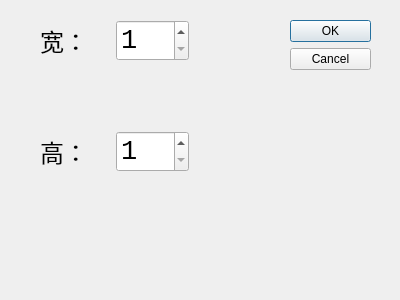
<?xml version="1.0" encoding="UTF-8"?>
<ui version="4.0">
 <class>BasicSetDialog</class>
 <widget class="QDialog" name="BasicSetDialog">
  <property name="windowModality">
   <enum>Qt::ApplicationModal</enum>
  </property>
  <property name="geometry">
   <rect>
    <x>0</x>
    <y>0</y>
    <width>400</width>
    <height>300</height>
   </rect>
  </property>
  <property name="windowTitle">
   <string>设置基本参数</string>
  </property>
  <widget class="QDialogButtonBox" name="buttonBox">
   <property name="geometry">
    <rect>
     <x>290</x>
     <y>20</y>
     <width>81</width>
     <height>241</height>
    </rect>
   </property>
   <property name="orientation">
    <enum>Qt::Vertical</enum>
   </property>
   <property name="standardButtons">
    <set>QDialogButtonBox::Cancel|QDialogButtonBox::Ok</set>
   </property>
  </widget>
  <widget class="QWidget" name="">
   <property name="geometry">
    <rect>
     <x>40</x>
     <y>20</y>
     <width>149</width>
     <height>152</height>
    </rect>
   </property>
   <layout class="QVBoxLayout" name="verticalLayout">
    <item>
     <layout class="QHBoxLayout" name="horizontalLayout_2">
      <item>
       <widget class="QLabel" name="label">
        <property name="font">
         <font>
          <family>微软雅黑 Light</family>
          <pointsize>18</pointsize>
         </font>
        </property>
        <property name="text">
         <string>宽：</string>
        </property>
       </widget>
      </item>
      <item>
       <widget class="QSpinBox" name="w_input">
        <property name="font">
         <font>
          <family>Consolas</family>
          <pointsize>20</pointsize>
         </font>
        </property>
        <property name="minimum">
         <number>1</number>
        </property>
       </widget>
      </item>
     </layout>
    </item>
    <item>
     <spacer name="verticalSpacer">
      <property name="orientation">
       <enum>Qt::Vertical</enum>
      </property>
      <property name="sizeHint" stdset="0">
       <size>
        <width>20</width>
        <height>40</height>
       </size>
      </property>
     </spacer>
    </item>
    <item>
     <layout class="QHBoxLayout" name="horizontalLayout">
      <item>
       <widget class="QLabel" name="label_2">
        <property name="font">
         <font>
          <family>微软雅黑 Light</family>
          <pointsize>18</pointsize>
         </font>
        </property>
        <property name="text">
         <string>高：</string>
        </property>
       </widget>
      </item>
      <item>
       <widget class="QSpinBox" name="h_input">
        <property name="font">
         <font>
          <family>Consolas</family>
          <pointsize>20</pointsize>
         </font>
        </property>
        <property name="minimum">
         <number>1</number>
        </property>
       </widget>
      </item>
     </layout>
    </item>
   </layout>
  </widget>
 </widget>
 <resources/>
 <connections>
  <connection>
   <sender>buttonBox</sender>
   <signal>accepted()</signal>
   <receiver>BasicSetDialog</receiver>
   <slot>accept()</slot>
   <hints>
    <hint type="sourcelabel">
     <x>248</x>
     <y>254</y>
    </hint>
    <hint type="destinationlabel">
     <x>157</x>
     <y>274</y>
    </hint>
   </hints>
  </connection>
  <connection>
   <sender>buttonBox</sender>
   <signal>rejected()</signal>
   <receiver>BasicSetDialog</receiver>
   <slot>reject()</slot>
   <hints>
    <hint type="sourcelabel">
     <x>316</x>
     <y>260</y>
    </hint>
    <hint type="destinationlabel">
     <x>286</x>
     <y>274</y>
    </hint>
   </hints>
  </connection>
 </connections>
</ui>
